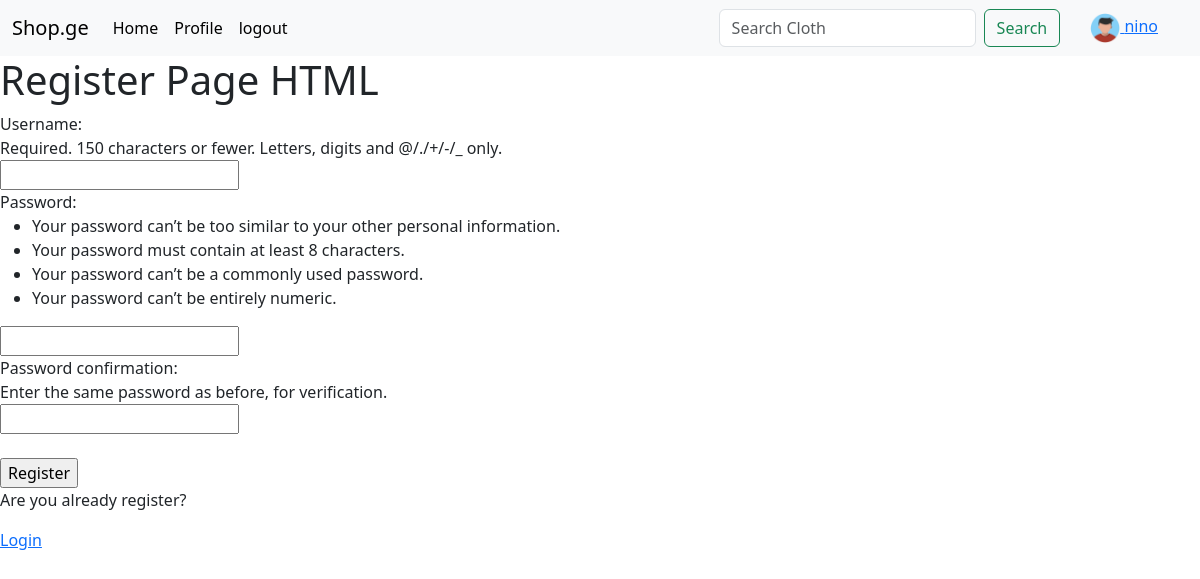
Page /register/ (signed in) on the committed database.
### new_shoop/models.py (models this page shows)
class User(AbstractUser):
    products_user=models.ManyToManyField(Products, related_name='users', blank=True) #products_user
    avatar = models.ImageField(null=True, default='avatar.svg')
    bio=models.TextField(null=True)

### new_shoop/views.py (the view, shortened to what this page needs)
# urls.py: path('register/', views.register_user, name='register'),
def register_user(request):
    form = MyUserCreationForm()
    context={'form': form}
    return render(request, "new_shoop/register.html", context)

### new_shoop/forms.py
class MyUserCreationForm(UserCreationForm):
    class Meta:
        model = User
        fields = ['username', 'password1', 'password2']

### new_shoop/templates/new_shoop/register.html (shortened to what this page needs)
{% extends 'main.html' %}
    {% block content %}
        <h1>Register Page HTML</h1>
    <form method="POST", action="">
        {{ form }}
        <br>
        <input type="submit" value="Register">
        <br>
        <p>Are you already register?</p>
        <a href="{% url 'login' %}">Login</a>
    </form>
    {% endblock %}

### templates/navbar.html (shortened to what this page needs)
<nav class="navbar navbar-expand-lg bg-body-tertiary">
          <div class="container-fluid">
            <a class="navbar-brand" href="{% url 'home' %}">Shop.ge</a>
            <div class="collapse navbar-collapse" id="navbarSupportedContent">
              <ul class="navbar-nav me-auto mb-2 mb-lg-0">
                <li class="nav-item">
                  <a class="nav-link active" aria-current="page" href="{% url 'home' %}">Home</a>
                </li>
                {% if request.user.is_authenticated %}
                <li class="nav-item">
                  <a class="nav-link active" aria-current="page" href="{% url 'profile' request.user.id %}">Profile</a>
                </li>
                <li class="nav-item">
                  <a class="nav-link active" aria-current="page" href="{% url 'logout' %}">logout</a>
                </li>
                {% else %}
                <li class="nav-item">
                  <a class="nav-link active" aria-current="page" href="{% url 'login' %}">login</a>
                </li>
                {% endif %}
              </ul>
              <form class="d-flex" role="search" action="">
                <input name="q" class="form-control me-2" type="search" placeholder="Search Cloth" aria-label="Search">
                <button class="btn btn-outline-success" type="submit">Search</button>
              </form>
              {% if request.user.is_authenticated %}
              <div style="margin: 0px 30px;">
                <a href="{% url 'profile' request.user.id %}">
                  <img src="{{request.user.avatar.url}}" width="30px" height="30px">
                  {{request.user.username}}
                </a>
              </div>
              {% endif %}
            </div>
          </div>
        </nav>

### rows in the picture
User: user.avatar (picture), user.username "nino"
